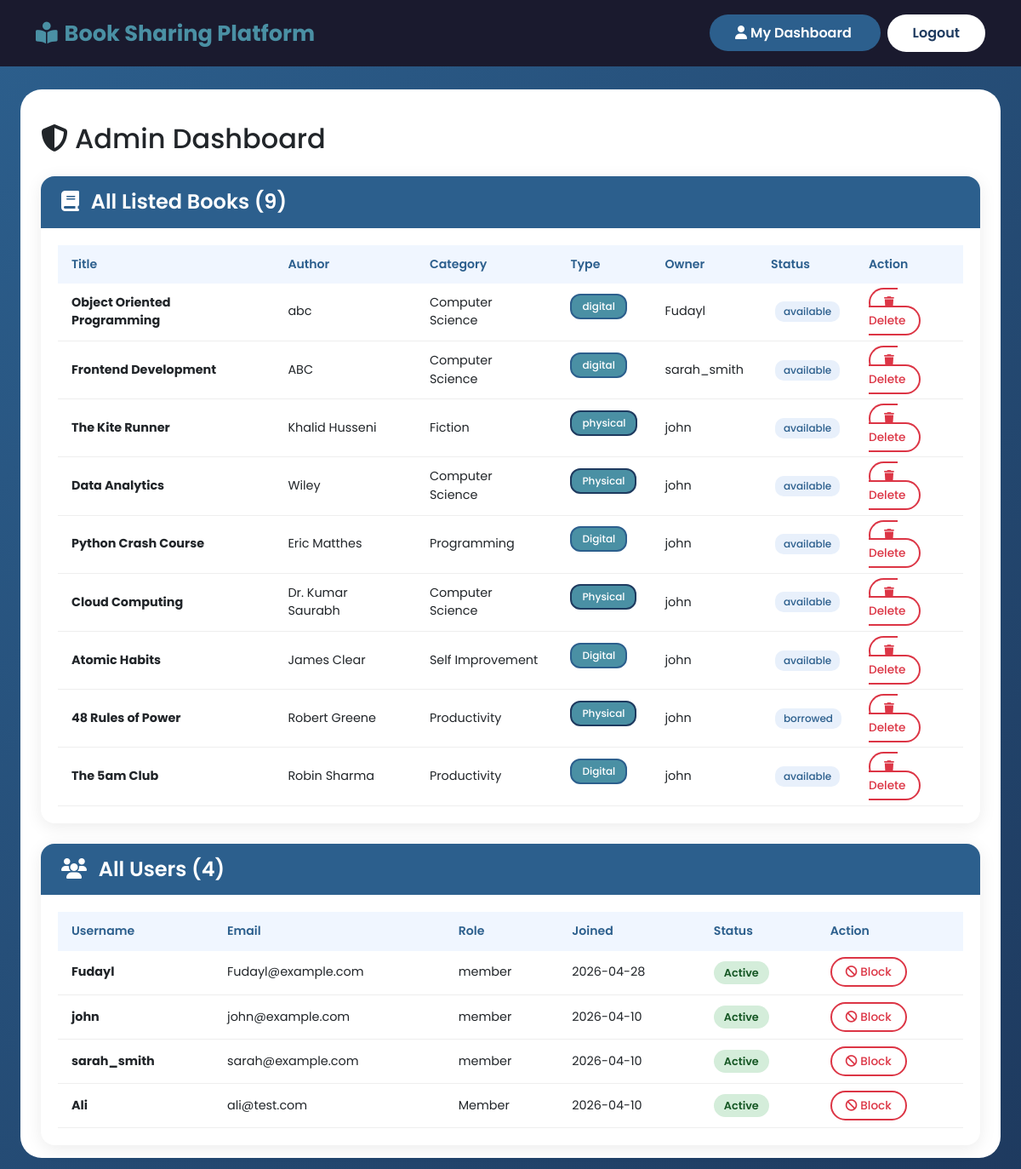
/admin (signed in), run on the app's committed database.
### tables this page shows
CREATE TABLE books (
    id INTEGER PRIMARY KEY AUTOINCREMENT,
    owner_id INTEGER NOT NULL,
    title TEXT NOT NULL,
    author TEXT NOT NULL,
    category TEXT NOT NULL,
    status TEXT DEFAULT 'available',
    location_notes TEXT,
    type TEXT NOT NULL,
    image_file TEXT, -- Added this to store "data.jpg", "python.webp", etc.
    file_path TEXT,
    added_date TIMESTAMP DEFAULT CURRENT_TIMESTAMP,
    FOREIGN KEY (owner_id) REFERENCES users (id)
);

CREATE TABLE users (
    id INTEGER PRIMARY KEY AUTOINCREMENT,
    username TEXT UNIQUE NOT NULL,
    email TEXT UNIQUE NOT NULL,
    password TEXT NOT NULL,
    role TEXT DEFAULT 'member',
    location TEXT,
    contact_info TEXT,
    created_at TIMESTAMP DEFAULT CURRENT_TIMESTAMP
, is_blocked INTEGER DEFAULT 0);

### app.py (the view)
@app.route('/admin')
@login_required
def admin_dashboard():
    if current_user.role != 'admin':
        flash('You are not authorized to access this page!', 'danger')
        return redirect(url_for('index'))
    conn = get_db_connection()
    all_books = conn.execute('''
        SELECT b.*, u.username as owner_name
        FROM books b
        JOIN users u ON b.owner_id = u.id
        ORDER BY b.added_date DESC
    ''').fetchall()
    all_users = conn.execute('''
        SELECT * FROM users
        WHERE role != "admin"
        ORDER BY created_at DESC
    ''').fetchall()
    conn.close()
    return render_template('admin.html',
                           all_books=all_books,
                           all_users=all_users)

### app.py (called while the page is built)
def get_db_connection():
    connection = sqlite3.connect('database.db')
    connection.row_factory = sqlite3.Row
    return connection

@login_manager.user_loader
def load_user(user_id):
    conn = get_db_connection()
    user = conn.execute('SELECT * FROM users WHERE id = ?', (user_id,)).fetchone()
    conn.close()
    if user:
        return User(user['id'], user['username'], user['email'], user['role'])
    return None

### templates/admin.html (shortened to what this page needs)
<!DOCTYPE html>
<html lang="en">
<head>
    <link href="https://cdn.jsdelivr.net/npm/bootstrap@5.3.0/dist/css/bootstrap.min.css" rel="stylesheet">
    <link rel="stylesheet" href="https://cdnjs.cloudflare.com/ajax/libs/font-awesome/6.4.0/css/all.min.css">
    <link rel="stylesheet" href="{{ url_for('static', filename='css/style.css') }}">
</head>
<body>
    <nav class="navbar navbar-expand-lg navbar-light">
        <div class="container">
            <a class="navbar-brand" href="{{ url_for('index') }}">
                <i class="fas fa-book-reader me-2"></i>Book Sharing Platform
            </a>
            <div>
                <a href="{{ url_for('dashboard') }}" class="btn-login">
                    <i class="fas fa-user me-1"></i>My Dashboard
                </a>
                <a href="{{ url_for('logout') }}" class="btn btn-log ms-2">Logout</a>
            </div>
        </div>
    </nav>
    <section class="dashboard">
        <div class="dashboard-pg">
            <div class="container mt-4">
                <h2><i class="fas fa-shield-alt me-2"></i>Admin Dashboard</h2>
                <section class="book-sec mt-4">
                    <div class="admin-section">
                        <div class="admin-section-header">
                            <h4>
                                <i class="fas fa-book me-2"></i>
                                All Listed Books ({{ all_books|length }})
                            </h4>
                        </div>
                        <div class="admin-table-wrapper">
                            <table class="admin-table">
                                <thead>
                                    <tr>
                                        <th>Title</th>
                                        <th>Author</th>
                                        <th>Category</th>
                                        <th>Type</th>
                                        <th>Owner</th>
                                        <th>Status</th>
                                        <th>Action</th>
                                    </tr>
                                </thead>
                                <tbody>
                                    {% for book in all_books %}
                                    <tr>
                                        <td><strong>{{ book['title'] }}</strong></td>
                                        <td>{{ book['author'] }}</td>
                                        <td>{{ book['category'] }}</td>
                                        <td>
                                            <span class="book-type type-{{ book['type']|lower }}">
                                                {{ book['type'] }}
                                            </span>
                                        </td>
                                        <td>{{ book['owner_name'] }}</td>
                                        <td>
                                            <span class="status-badge">{{ book['status'] }}</span>
                                        </td>
                                        <td>
                                            <a href="{{ url_for('admin_delete_book', book_id=book['id']) }}"
                                                class="btn-delete"
                                                onclick="return confirm('Delete this book permanently?')">
                                                <i class="fas fa-trash me-1"></i>Delete
                                            </a>
                                        </td>
                                    </tr>
                                    {% endfor %}
                                </tbody>
                            </table>
                        </div>
                    </div>
                    <div class="admin-section mt-4">
                        <div class="admin-section-header">
                            <h4>
                                <i class="fas fa-users me-2"></i>
                                All Users ({{ all_users|length }})
                            </h4>
                        </div>
                        <div class="admin-table-wrapper">
                            <table class="admin-table">
                                <thead>
                                    <tr>
                                        <th>Username</th>
                                        <th>Email</th>
                                        <th>Role</th>
                                        <th>Joined</th>
                                        <th>Status</th>
                                        <th>Action</th>
                                    </tr>
                                </thead>
                                <tbody>
                                    {% for user in all_users %}
                                    <tr class="{{ 'blocked-row' if user['is_blocked'] == 1 }}">
                                        <td><strong>{{ user['username'] }}</strong></td>
                                        <td>{{ user['email'] }}</td>
                                        <td>{{ user['role'] }}</td>
                                        <td>{{ user['created_at'][:10] }}</td>
                                        <td>
                                            {% if user['is_blocked'] == 1 %}
                                            <span class="status-pill rejected">Blocked</span>
                                            {% else %}
                                            <span class="status-pill accepted">Active</span>
                                            {% endif %}
                                        </td>
                                        <td>
                                            <a href="{{ url_for('block_user', user_id=user['id']) }}"
                                                class="{{ 'btn-accept' if user['is_blocked'] == 1 else 'btn-delete' }}"
                                                onclick="return confirm('Are you sure you want to block/unblock this user?')">
                                                {% if user['is_blocked'] == 1 %}
                                                <i class="fas fa-unlock me-1"></i>Unblock
                                                {% else %}
                                                <i class="fas fa-ban me-1"></i>Block
                                                {% endif %}
                                            </a>
                                        </td>
                                    </tr>
                                    {% endfor %}
                                </tbody>
                            </table>
                        </div>
                    </div>
                </section>
            </div>
        </div>
    </section>
</body>
</html>

### static/css/style.css (style rules this page uses)
:root { --primary-dark: #1a1a2e; --primary-blue: #2c5f8d; --accent-navy: #1e3a5f; --accent-teal: #4a90a4; }
* { margin: 0; padding: 0; box-sizing: border-box; }
body { font-family: 'Poppins', sans-serif; background: linear-gradient(135deg, #2c5f8d 0%, #1e3a5f 100%); }
.navbar { background: #1a1a2e; padding: 15px 0; }
.navbar-brand { font-weight: 700; font-size: 1.6rem; color: var(--accent-teal); }
.btn-login { background: var(--primary-blue); color: white; border: none; padding: 10px 30px; border-radius: 25px; font-weight: 600; text-decoration: none; }
.book-type { display: inline-block; padding: 4px 12px; border-radius: 12px; font-size: 0.75rem; font-weight: 500; margin-bottom: 12px; }
.type-physical { background-color: var(--accent-teal); color: #fff; border: 2px solid var(--accent-navy); }
.type-digital { background-color: var(--accent-teal); color: #fff; border: 2px solid var(--primary-blue); }
body { font-family: 'Poppins', sans-serif; background: linear-gradient(135deg, #2c5f8d 0%, #1e3a5f 100%); min-height: 100vh; padding: 0px 0; position: relative; overflow-x: hidden; }
.container { position: relative; z-index: 1; }
.btn-log { background-color: #fff; color: #1e3a5f; border: none; padding: 10px 30px; border-radius: 25px; font-weight: 600; text-decoration: none; }
.dashboard { background-color: #fff; border-radius: 25px; padding: 15px 12px; margin: 27px 24px; }
.btn-delete { background: white; color: #dc3545; border: 2px solid #dc3545; padding: 6px 16px; border-radius: 20px; font-size: 0.85rem; font-weight: 500; text-decoration: none; transition: all 0.3s ease; }
.status-badge { display: inline-block; padding: 3px 10px; border-radius: 10px; font-size: 0.75rem; font-weight: 500; background: #e8f0fb; color: var(--primary-blue); margin-left: 5px; }
.status-pill { display: inline-block; padding: 4px 12px; border-radius: 20px; font-size: 0.8rem; font-weight: 600; }
.status-pill.accepted { background: #d4edda; color: #155724; }
.admin-section { background: white; border-radius: 16px; overflow: hidden; box-shadow: 0 4px 20px rgba(0, 0, 0, 0.08); }
.admin-section-header { background: var(--primary-blue); padding: 16px 24px; color: white; }
.admin-section-header h4 { margin: 0; color: white; font-weight: 600; }
.admin-table-wrapper { overflow-x: auto; padding: 20px; }
.admin-table { width: 100%; border-collapse: collapse; }
.admin-table th { background: #f0f6ff; color: var(--primary-blue); padding: 12px 16px; text-align: left; font-weight: 600; font-size: 0.88rem; }
.admin-table td { padding: 12px 16px; border-bottom: 1px solid #eee; font-size: 0.9rem; vertical-align: middle; }

### data on the page
books: title "Object Oriented Programming", author "abc", category "Computer Science", type "digital", owner_name "Fudayl", status "available"
books: title "Frontend Development", author "ABC", category "Computer Science", type "digital", owner_name "sarah_smith", status "available"
books: title "The Kite Runner", author "Khalid Husseni", category "Fiction", type "physical", owner_name "john", status "available"
books: title "Data Analytics", author "Wiley", category "Computer Science", type "Physical", owner_name "john", status "available"
books: title "Python Crash Course", author "Eric Matthes", category "Programming", type "Digital", owner_name "john", status "available"
books: title "Cloud Computing", author "Dr. Kumar Saurabh", category "Computer Science", type "Physical", owner_name "john", status "available"
books: title "Atomic Habits", author "James Clear", category "Self Improvement", type "Digital", owner_name "john", status "available"
books: title "48 Rules of Power", author "Robert Greene", category "Productivity", type "Physical", owner_name "john", status "borrowed"
books: title "The 5am Club", author "Robin Sharma", category "Productivity", type "Digital", owner_name "john", status "available"
users: username "Fudayl", email "Fudayl@example.com", role "member", created_at "2026-04-28", is_blocked "Active"
users: username "john", email "john@example.com", role "member", created_at "2026-04-10", is_blocked "Active"
users: username "sarah_smith", email "sarah@example.com", role "member", created_at "2026-04-10", is_blocked "Active"
users: username "Ali", email "ali@test.com", role "Member", created_at "2026-04-10", is_blocked "Active"

### other printed values
{{ all_books|length }} "9"
{{ all_users|length }} "4"
